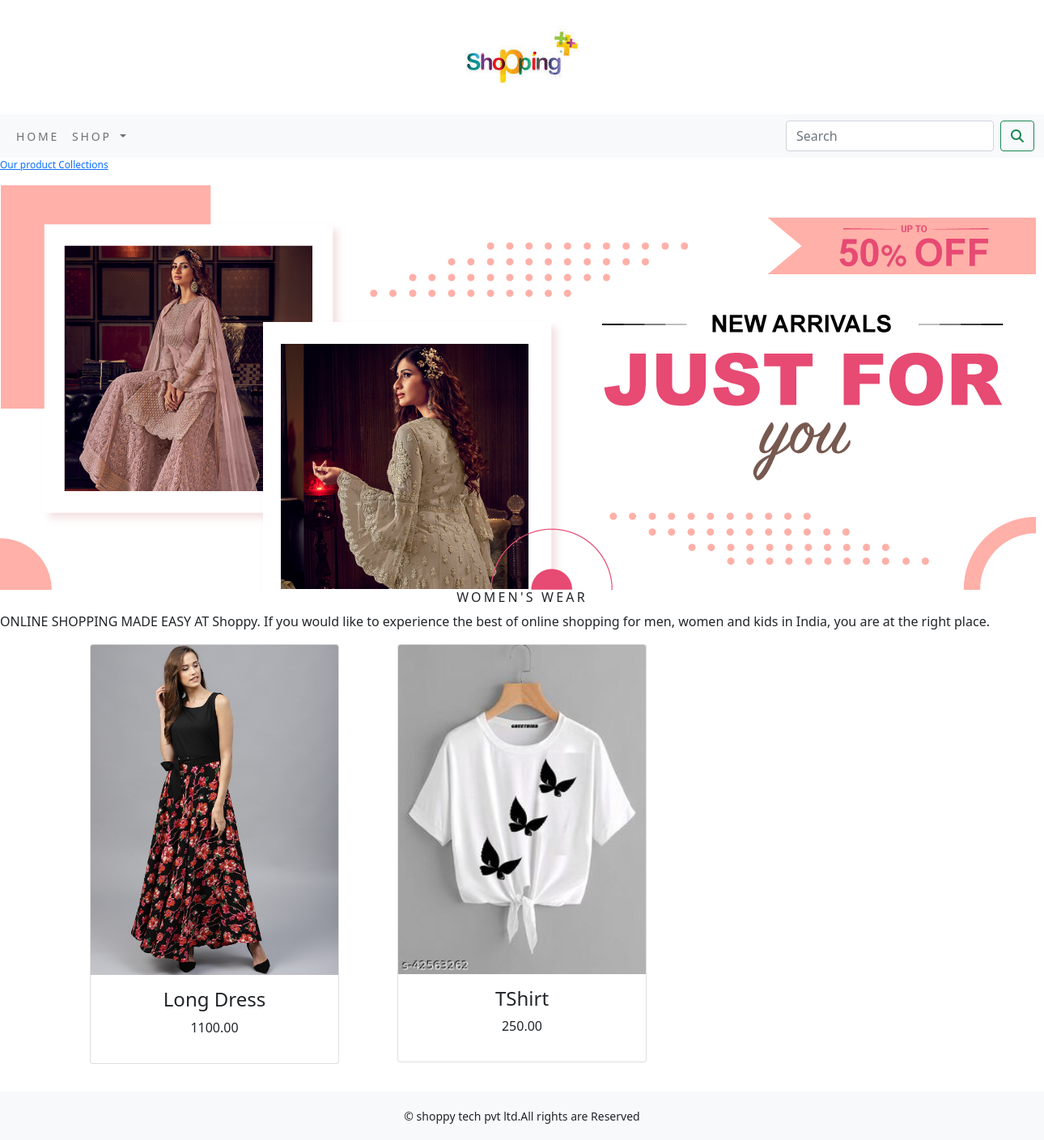
/shop/dress/, run on the app's committed database.
### shop/models.py (models this page shows, shortened)
class Category(models.Model):
    name=models.CharField(max_length=256,unique=True)
    slug=models.SlugField(max_length=256,unique=True)
    des=models.TextField(blank=True)
    img=models.ImageField(upload_to='category',blank=True)
    class Meta:
        ordering=('name',)
        verbose_name='category'
        verbose_name_plural='categories'
    def get_url(self):
        return reverse('shop:products_by_category',args=[self.slug])

class product(models.Model):
    name=models.CharField(max_length=256,unique=True)
    slug=models.SlugField(max_length=256,unique=True)
    des=models.TextField(blank=True)
    price=models.DecimalField(max_digits=10,decimal_places=2)
    category=models.ForeignKey(Category,on_delete=models.CASCADE)
    img=models.ImageField(upload_to='product',blank=True)
    stock=models.IntegerField()
    available=models.BooleanField(default=True)
    created=models.DateTimeField(auto_now_add=True)
    updated=models.DateTimeField(auto_now=True)
    def get_url(self):
        return reverse('shop:proDetail',args=[self.category.slug,self.slug])
    class Meta:
        ordering = ('name',)
        verbose_name ='product'
        verbose_name_plural ='products'

### shop/views.py (the view)
# urls.py: path('',views.allproduct,name='allproduct'),
def allproduct(request,c_slug=None):
    c_page=None
    products_list=None
    if c_slug!=None:
        c_page=get_object_or_404(Category,slug=c_slug)
        products_list=product.objects.all().filter(category=c_page,available=True)
    else:
        products_list=product.objects.all().filter(available=True)
    paginator=Paginator(products_list,6)
    try:
        page=int(request.Get.get('page','1'))
    except:
        page=1
    try:
        products=paginator.page(page)
    except (EmptyPage,InvalidPage):
        products=paginator.page(paginator.num_pages)
    return render(request,"category.html",{'category':c_page,'products':products})

### cart/context_processors.py (called while the page is built)
def counter(request):
    item_count=0
    if 'admin' in request.path:
        return {}
    else:
        try:
            cart=Cart.objects.filter(cart_id=cart_id(request))
            cart_items=CartItem.objects.all().filter(cart=cart[:1])
            for cart_item in cart_items:
                item_count += cart_item.quantity
        except Cart.DoesNotExist:
            item_count =0
        return dict(item_count=item_count)

### cart/views.py (called while the page is built)
def cart_id(request):
    cart=request.session.session_key
    if not cart:
        cart=request.session.create()
    return cart

### shop/context_processors.py (called while the page is built)
def menu_links(request):
    links=Category.objects.all()
    return dict(links=links)

### templates/category.html (shortened to what this page needs)
{% extends 'base.html' %}
{% load static %}
{% block content %}
{% if category %}
<div>
    <div class="row my_row_class">
        <div class="max-auto">
        <p><a href="{% url 'shop:allproduct' %}">Our product Collections</a></p>
    </div>
</div>
</div>
{% endif %}
<div class="mx-auto">
   {% if category %}
<img class="my_img" src="{{category.img.url}}" alt="{{category.name}}">
</div>
<div>
<h1 class="text-center my_title">{{category.name}}</h1>
<p class="text-justify">{{category.des}}</p>
</div>
{% endif %}
    </div>
<div class="container">
    <div class="row mx_auto">
        {% for product in products.object_list %}
        <div class="my_bottom_margin col-9 col-sm-12 col-md-4 xol-lg-4">
        <div class="container">
            <div class="card text-center" style="min-width:18rem;">
            <a href="{{product.get_url}}"><img class="card-img-top my_image" src="{{product.img.url}}" alt="{{product.name}}"></a>
            <div class="card-body">
            <h4>{{product.name}}</h4>
            <p>{{product.price}}</p>
            </div>
           </div>
            </div>
            </div>
          {% endfor %}
        </div>
    <br>
</div>
{% endblock %}

### static/css/custom.css (style rules this page uses)
body { font-family: 'Source Sans Pro', sans-serif; }
.my_row_class .max-auto { color:#000; font-size:12px; }
.my_image { width:100%; height:auto; }
.my_title { font-size:16px; text-transform: uppercase; letter-spacing: .2em; }
.my_bottom_margin { margin-bottom:10px; }

### data on the page
Category: img (picture), name "WOMEN'S WEAR", des "ONLINE SHOPPING MADE EASY AT Shoppy. If you would like to experience the best of online shopping for men, women and kids in India, you are at the right place."
product: img (picture), name "Long Dress", price "1100.00"
product: img (picture), name "TShirt", price "250.00"
